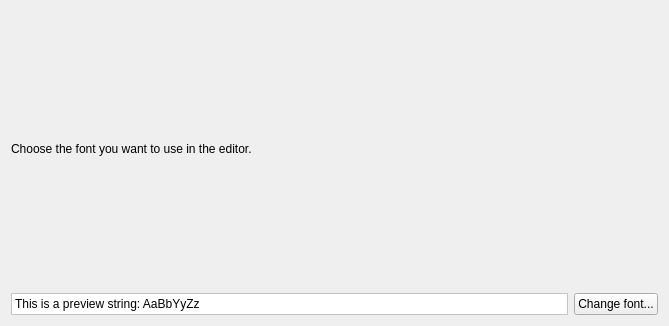
<?xml version="1.0" encoding="UTF-8"?>
<ui version="4.0">
 <class>Form</class>
 <widget class="QWidget" name="Form">
  <property name="geometry">
   <rect>
    <x>0</x>
    <y>0</y>
    <width>669</width>
    <height>326</height>
   </rect>
  </property>
  <property name="windowTitle">
   <string>Form</string>
  </property>
  <layout class="QVBoxLayout" name="verticalLayout">
   <item>
    <widget class="QLabel" name="label">
     <property name="text">
      <string>Choose the font you want to use in the editor.</string>
     </property>
    </widget>
   </item>
   <item>
    <layout class="QHBoxLayout" name="horizontalLayout">
     <item>
      <widget class="QLabel" name="lFont">
       <property name="sizePolicy">
        <sizepolicy hsizetype="Expanding" vsizetype="Preferred">
         <horstretch>0</horstretch>
         <verstretch>0</verstretch>
        </sizepolicy>
       </property>
       <property name="palette">
        <palette>
         <active>
          <colorrole role="WindowText">
           <brush brushstyle="SolidPattern">
            <color alpha="255">
             <red>0</red>
             <green>0</green>
             <blue>0</blue>
            </color>
           </brush>
          </colorrole>
          <colorrole role="Window">
           <brush brushstyle="SolidPattern">
            <color alpha="255">
             <red>255</red>
             <green>255</green>
             <blue>255</blue>
            </color>
           </brush>
          </colorrole>
         </active>
         <inactive>
          <colorrole role="WindowText">
           <brush brushstyle="SolidPattern">
            <color alpha="255">
             <red>0</red>
             <green>0</green>
             <blue>0</blue>
            </color>
           </brush>
          </colorrole>
          <colorrole role="Window">
           <brush brushstyle="SolidPattern">
            <color alpha="255">
             <red>255</red>
             <green>255</green>
             <blue>255</blue>
            </color>
           </brush>
          </colorrole>
         </inactive>
         <disabled>
          <colorrole role="WindowText">
           <brush brushstyle="SolidPattern">
            <color alpha="255">
             <red>165</red>
             <green>166</green>
             <blue>166</blue>
            </color>
           </brush>
          </colorrole>
          <colorrole role="Window">
           <brush brushstyle="SolidPattern">
            <color alpha="255">
             <red>255</red>
             <green>255</green>
             <blue>255</blue>
            </color>
           </brush>
          </colorrole>
         </disabled>
        </palette>
       </property>
       <property name="autoFillBackground">
        <bool>true</bool>
       </property>
       <property name="frameShape">
        <enum>QFrame::StyledPanel</enum>
       </property>
       <property name="text">
        <string>This is a preview string: AaBbYyZz</string>
       </property>
       <property name="wordWrap">
        <bool>true</bool>
       </property>
      </widget>
     </item>
     <item>
      <widget class="QPushButton" name="pbFont">
       <property name="text">
        <string>Change font...</string>
       </property>
      </widget>
     </item>
    </layout>
   </item>
  </layout>
 </widget>
 <resources/>
 <connections/>
</ui>
